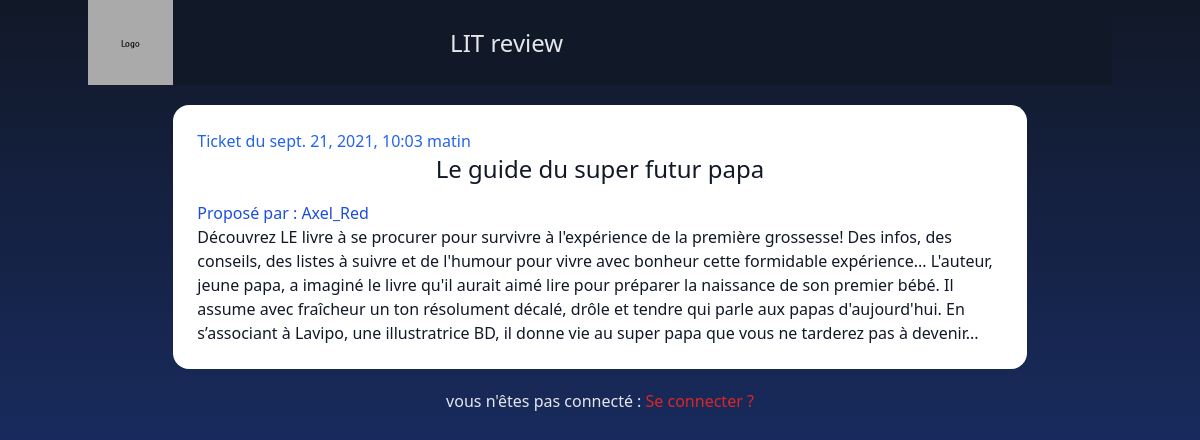
/rev/ticket/21, run on an earlier commit of the app's database.
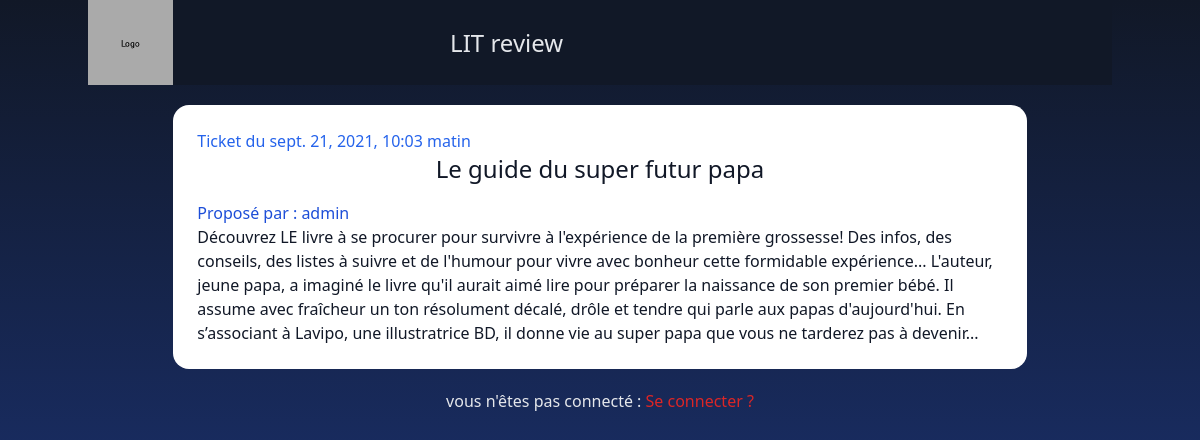
And on a later commit of the database.
### bkreport/models.py (models this page shows, shortened)
class Ticket(models.Model):
    title = models.CharField(max_length=128)
    description = models.TextField(max_length=2038, blank=True)
    user = models.ForeignKey(to=settings.AUTH_USER_MODEL,
                             on_delete=models.CASCADE)
    image = models.ImageField(null=True, blank=True, upload_to='books_cover')
    time_created = models.DateTimeField(auto_now_add=True)

### bkreport/views.py (the view)
# urls.py: path('ticket/<int:pk>', views.TicketDetailView.as_view(), name='ticket_detail'),
class TicketDetailView(DetailView):
    model = Ticket

### bkreport/templates/bkreport/ticket_detail.html
{% extends 'litrev/base.html' %}
{% block content %}
    {% include 'bkreport/ticket/snippet.html' with post=ticket %}
{% endblock %}

### bkreport/templates/bkreport/ticket/snippet.html (shortened to what this page needs)
<div class="css_card-base w-10/12">
    <p class="text-blue-600">Ticket du {{ post.time_created }}</p>
    <h2>{{ post.title }}</h2>
    <p class="text-blue-700">
    {% if request.user == post.user %}
        Vous Avez proposé :
    {% else %}
        Proposé par : {{ post.user.username }}
    {% endif %}
    </p>
    <p>{{ post.description }}</p>
</div>

What changed in the data, as far as the page shows it:
changed Ticket "Le guide du super futur papa": user.username "Axel_Red" → "admin"
